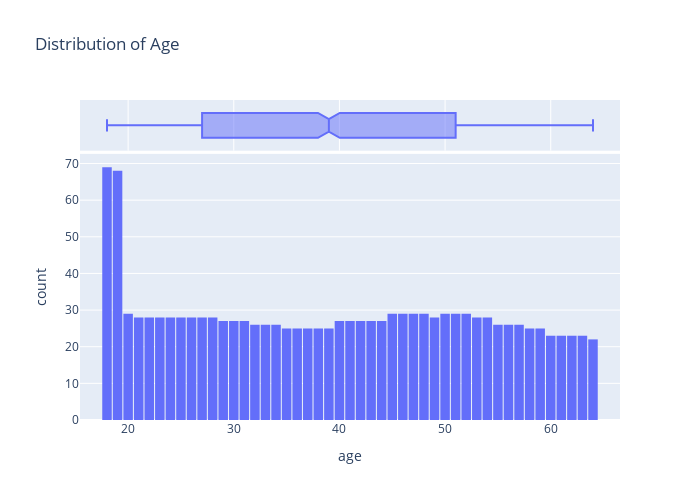

Notebook code cell kept with this figure:
### Markdown cell above
# Data visualization

### Code cell
fig = px.histogram(medical_df, x='age', marginal='box', nbins=47, title='Distribution of Age')
fig.update_layout(bargap=0.1, height=500, width=700)
fig.show()

### Figure 1 — Plotly figure (JSON) as saved in the notebook; plotly's stock layout.template omitted (floating-point values rounded to 4 significant figures; data arrays with more than 128 entries replaced by an {"elided": "..."} marker saying what was removed)
{"data": [{"alignmentgroup": "True", "bingroup": "x", "hovertemplate": "age=%{x}<br>count=%{y}<extra></extra>", "legendgroup": "", "marker": {"color": "#636efa", "pattern": {"shape": ""}}, "name": "", "nbinsx": 47, "offsetgroup": "", "orientation": "v", "showlegend": false, "type": "histogram", "x": {"elided": "1338 int values"}, "xaxis": "x", "yaxis": "y"}, {"alignmentgroup": "True", "hovertemplate": "age=%{x}<extra></extra>", "legendgroup": "", "marker": {"color": "#636efa"}, "name": "", "notched": true, "offsetgroup": "", "showlegend": false, "type": "box", "x": {"elided": "1338 int values"}, "xaxis": "x2", "yaxis": "y2"}], "layout": {"bargap": 0.1, "barmode": "relative", "height": 500, "legend": {"tracegroupgap": 0}, "title": {"text": "Distribution of Age"}, "width": 700, "xaxis": {"anchor": "y", "autorange": true, "domain": [0, 1], "range": [15.44, 66.56], "title": {"text": "age"}, "type": "linear"}, "xaxis2": {"anchor": "y2", "autorange": true, "domain": [0, 1], "matches": "x", "range": [15.44, 66.56], "showgrid": true, "showticklabels": false, "type": "linear"}, "yaxis": {"anchor": "x", "autorange": true, "domain": [0, 0.8316], "range": [0, 72.63], "title": {"text": "count"}}, "yaxis2": {"anchor": "x2", "autorange": true, "domain": [0.8416, 1], "matches": "y2", "range": [-0.5, 0.5], "showgrid": false, "showline": false, "showticklabels": false, "ticks": "", "type": "category"}}}
